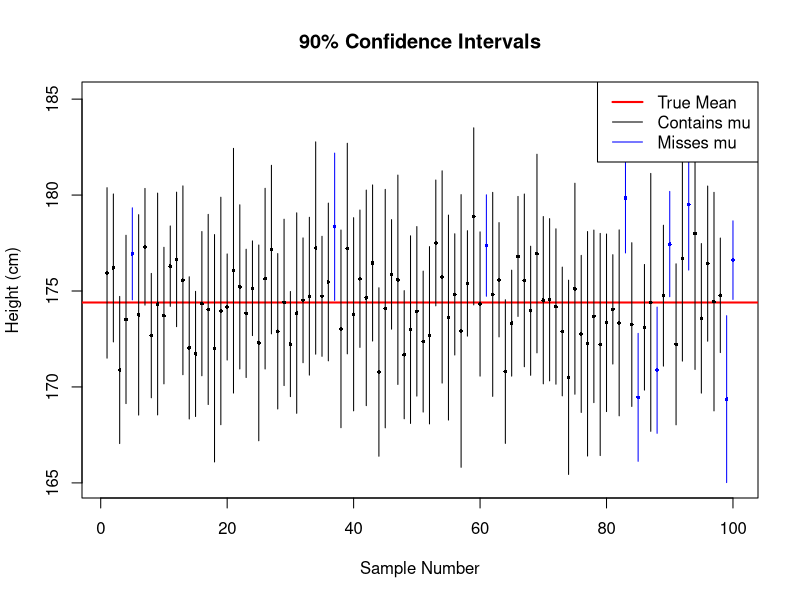
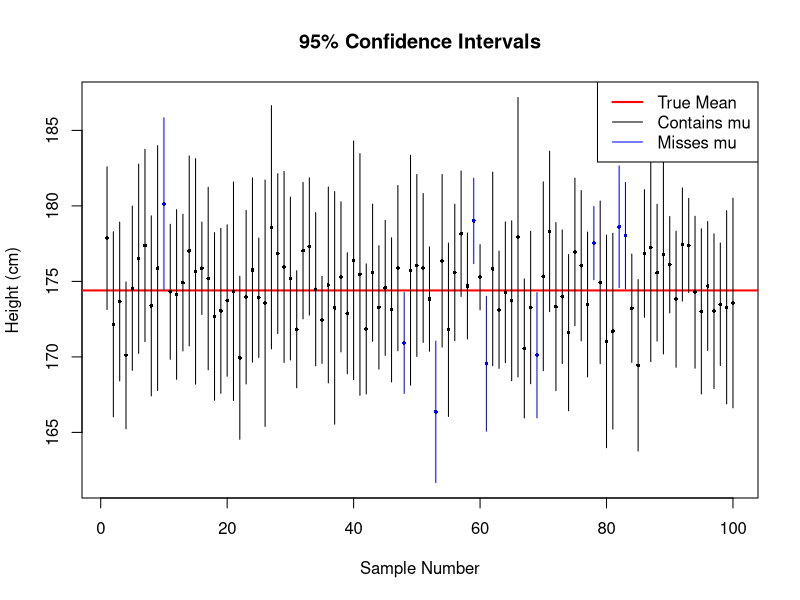
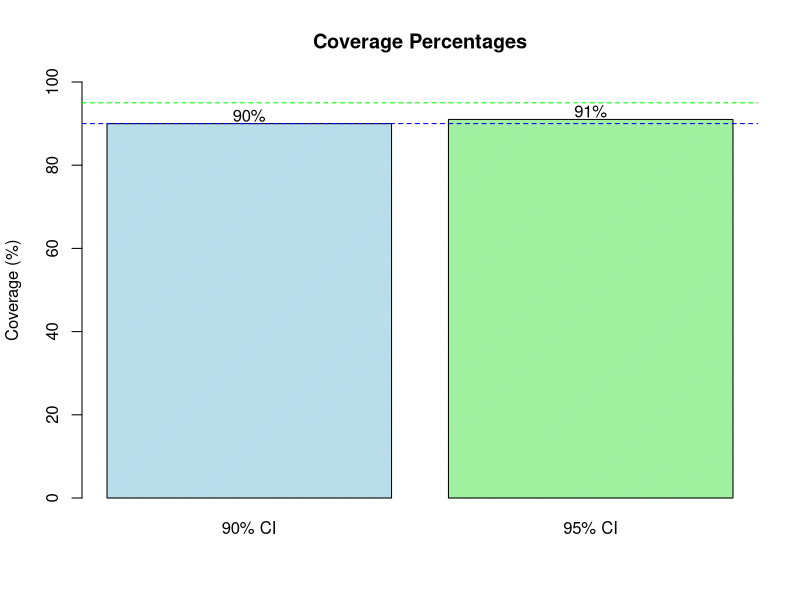
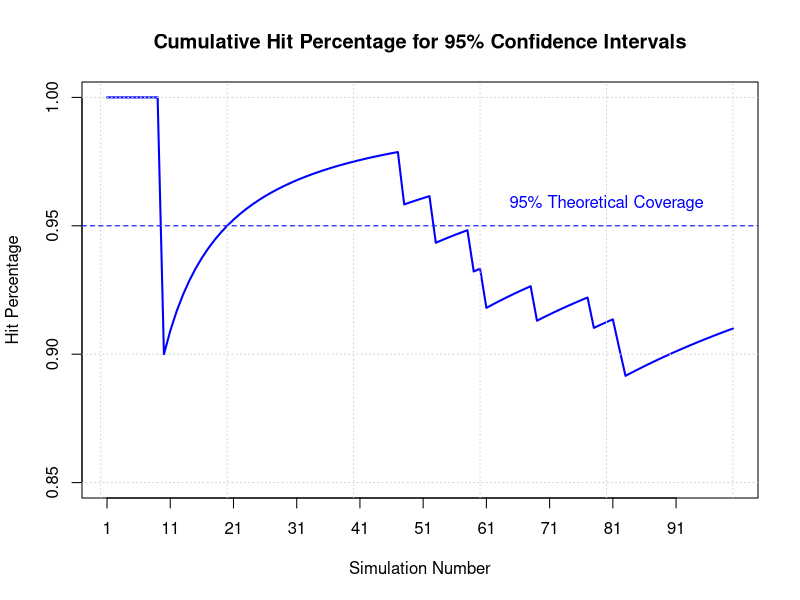
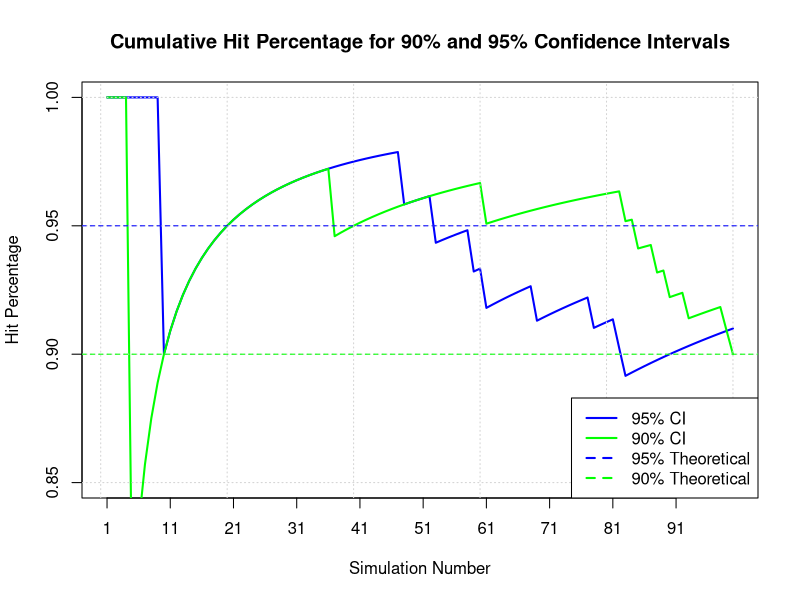

Source code (R) for these figures, in order:
## ---- chunk 1
# Set random seed for reproducibility
set.seed(123)

# Define population parameters for men's heights
mu <- 174.4    # Population mean (cm)
sigma <- 6.57  # Population standard deviation (cm)
n <- 8         # Sample size
n_simulations <- 100  # Number of confidence intervals to generate
## ---- chunk 2
#' Simulate confidence intervals for a given confidence level
#'
#' @param confidence_level The desired confidence level (e.g., 0.90 for 90%)
#' @return A data frame containing simulation results
#' @examples
#' simulate_ci(0.95)  # Generate 95% confidence intervals
simulate_ci <- function(confidence_level) {
  # Initialize results data frame
  ci_data <- data.frame(
    sample_num = 1:n_simulations,
    sample_mean = numeric(n_simulations),
    lower_bound = numeric(n_simulations),
    upper_bound = numeric(n_simulations),
    contains_mu = logical(n_simulations)
  )
  
  # Calculate t-value for given confidence level
  t_value <- qt((1 + confidence_level)/2, df = n - 1)
  
  # Generate samples and calculate confidence intervals
  for (i in 1:n_simulations) {
    # Generate random sample
    sample_data <- rnorm(n, mean = mu, sd = sigma)
    
    # Calculate sample statistics
    sample_mean <- mean(sample_data)
    sample_sd <- sd(sample_data)
    
    # Calculate confidence interval
    margin_error <- t_value * (sample_sd / sqrt(n))
    ci_data$sample_mean[i] <- sample_mean
    ci_data$lower_bound[i] <- sample_mean - margin_error
    ci_data$upper_bound[i] <- sample_mean + margin_error
    ci_data$contains_mu[i] <- (mu >= ci_data$lower_bound[i] && 
                              mu <= ci_data$upper_bound[i])
  }
  
  return(ci_data)
}
## ---- chunk 3
# Generate confidence intervals for both 90% and 95% levels
ci_90 <- simulate_ci(0.90)
ci_95 <- simulate_ci(0.95)

# Calculate coverage rates
coverage_90 <- mean(ci_90$contains_mu)
coverage_95 <- mean(ci_95$contains_mu)
## ---- chunk 4
#' Plot individual confidence intervals
#'
#' @param ci_data Data frame containing confidence interval data
#' @param confidence_level The confidence level being plotted
plot_ci <- function(ci_data, confidence_level) {
  par(mar = c(5, 4, 4, 2) + 0.1)
  plot(1:n_simulations, ci_data$sample_mean, type = "n",
       ylim = range(c(ci_data$lower_bound, ci_data$upper_bound)),
       xlab = "Sample Number", 
       ylab = "Height (cm)",
       main = paste0(confidence_level*100, "% Confidence Intervals"))
  
  # Draw horizontal line at true mean
  abline(h = mu, col = "red", lwd = 2)
  
  # Draw confidence intervals
  for (i in 1:n_simulations) {
    col <- ifelse(ci_data$contains_mu[i], "black", "blue")
    segments(i, ci_data$lower_bound[i], i, ci_data$upper_bound[i], col = col)
    points(i, ci_data$sample_mean[i], pch = 16, cex = 0.5, col = col)
  }
  
  legend("topright", 
         legend = c("True Mean", "Contains mu", "Misses mu"),
         col = c("red", "black", "blue"),
         lty = c(1, 1, 1), 
         lwd = c(2, 1, 1))
}

#' Plot cumulative hit percentages
#'
#' @param ci_data Data frame containing confidence interval data
#' @param theoretical_level The theoretical coverage level
#' @param title Plot title
#' @param color Line color
plot_cumulative_hits <- function(ci_data, theoretical_level, title, color) {
  cumulative_hits <- cumsum(ci_data$contains_mu) / (1:n_simulations)
  
  plot(1:n_simulations, cumulative_hits, 
       type = "l", 
       lwd = 2,
       col = color,
       xlab = "Simulation Number",
       ylab = "Hit Percentage",
       main = title,
       ylim = c(0.85, 1.0),
       xaxt = "n")
  
  axis(1, at = seq(1, n_simulations, by = 10))
  grid(nx = NULL, ny = NULL, col = "lightgray", lty = "dotted")
  abline(h = theoretical_level, col = color, lty = 2)
  text(80, theoretical_level + 0.003, 
       paste0(theoretical_level*100, "% Theoretical Coverage"), 
       col = color, pos = 3)
}
## ---- chunk 5
# 90% Confidence Intervals
plot_ci(ci_90, 0.90)
## ---- chunk 6
# 95% Confidence Intervals
plot_ci(ci_95, 0.95)
## ---- chunk 7
# Calculate coverage percentages
coverage_percentages <- c(coverage_90 * 100, coverage_95 * 100)

# Create bar plot with filled bars
barplot(coverage_percentages,
        names.arg = c("90% CI", "95% CI"),
        ylim = c(0, 100),
        col = c("lightblue", "lightgreen"),
        main = "Coverage Percentages",
        ylab = "Coverage (%)",
        density = 100,  # Ensure bars are filled
        border = "black")  # Add black border to bars

# Add theoretical coverage lines
abline(h = 90, col = "blue", lty = 2)
abline(h = 95, col = "green", lty = 2)

# Add text labels for actual coverage percentages
text(0.7, coverage_percentages[1] + 2, 
     paste0(round(coverage_percentages[1], 1), "%"), 
     col = "black")
text(1.9, coverage_percentages[2] + 2, 
     paste0(round(coverage_percentages[2], 1), "%"), 
     col = "black")
## ---- chunk 8
# 95% CI Cumulative Hits
plot_cumulative_hits(ci_95, 0.95, 
                    "Cumulative Hit Percentage for 95% Confidence Intervals",
                    "blue")
## ---- chunk 9
# Combined 90% and 95% CI Cumulative Hits
plot(1:n_simulations, cumsum(ci_95$contains_mu) / (1:n_simulations), 
     type = "l", 
     lwd = 2,
     col = "blue",
     xlab = "Simulation Number",
     ylab = "Hit Percentage",
     main = "Cumulative Hit Percentage for 90% and 95% Confidence Intervals",
     ylim = c(0.85, 1.0),
     xaxt = "n")

axis(1, at = seq(1, n_simulations, by = 10))
lines(1:n_simulations, cumsum(ci_90$contains_mu) / (1:n_simulations), 
      col = "green", lwd = 2)
grid(nx = NULL, ny = NULL, col = "lightgray", lty = "dotted")
abline(h = 0.95, col = "blue", lty = 2)
abline(h = 0.90, col = "green", lty = 2)

legend("bottomright", 
       legend = c("95% CI", "90% CI", "95% Theoretical", "90% Theoretical"),
       col = c("blue", "green", "blue", "green"),
       lty = c(1, 1, 2, 2),
       lwd = 2)
